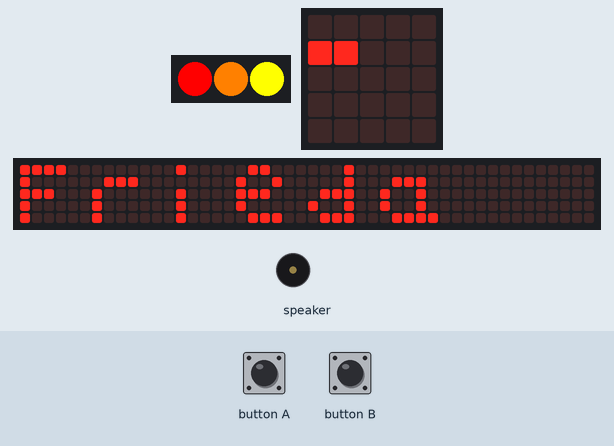
This program was run on a simulated Calliope mini (MakeCode). On the bench: 3 RGB LEDs in strip order, left to right, the board's 5×5 LED display, a strip that is not on the board, showing the scrolling text unrolled, buzzer (waves = sounding). Inputs (shaded band) come from the test bench. The 48×5 strip is a reading aid, not a part: it shows the text the display is scrolling, unrolled, one strip-width of it at a time.

Above: at 1.7 s.
1.8 s: button A pressed for 0.15 s
2.5 s: button B pressed for 0.15 s
At 3.05 s:
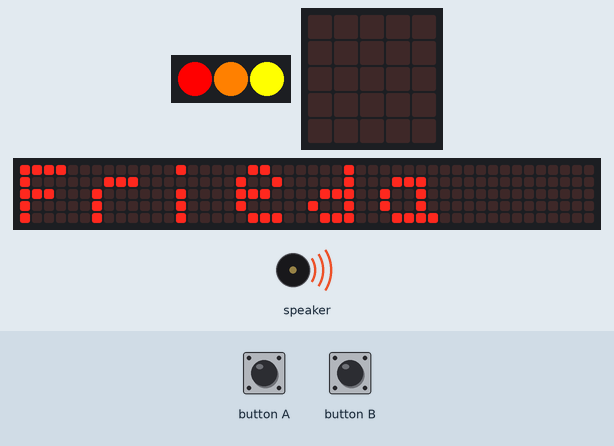
3.2 s: button B pressed for 0.15 s
At 4.8 s:
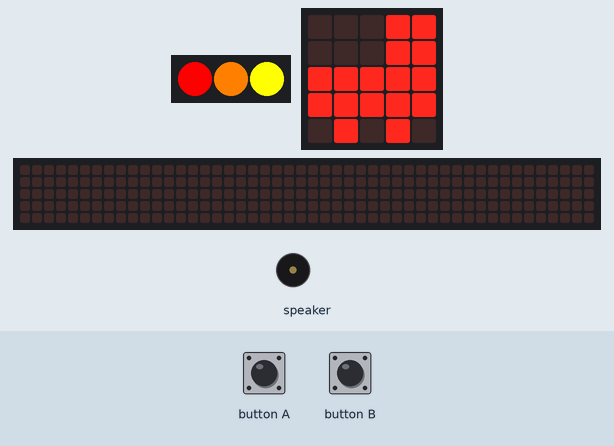
6.3 s: button A pressed 5 times (0.12 s each, 0.3 s apart)
At 7.92 s:
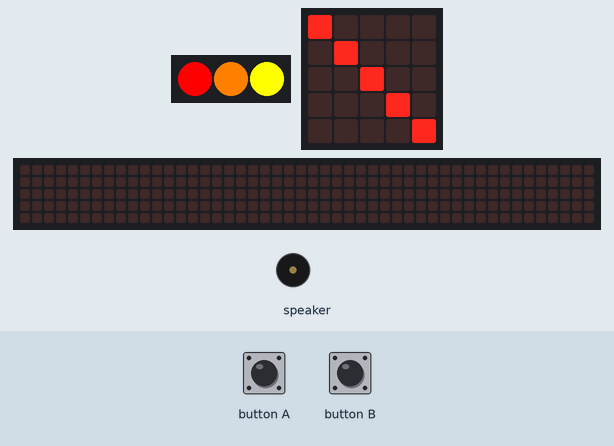
10.8 s: button B pressed for 0.15 s
At 19.3 s:
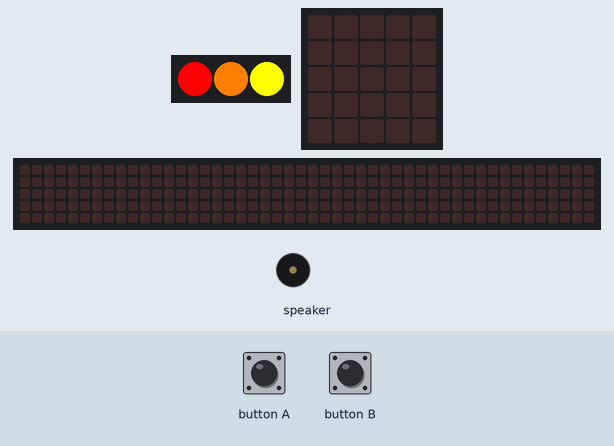
Timing chart, 0 to 21.5 s (numbered marks = the images above; inputs shaded):
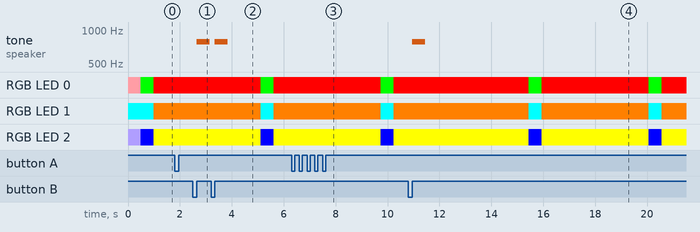

The program:

main.ts
```typescript
input.onButtonEvent(Button.A, input.buttonEventClick(), function () {
    basic.showLeds(`
        # . . . .
        . # . . .
        . . # . .
        . . . # .
        . . . . #
        `)
    images.iconImage(IconNames.Rollerskate).showImage(0)
})
input.onButtonEvent(Button.B, input.buttonEventClick(), function () {
    music.playTone(784, music.beat(BeatFraction.Whole))
})
basic.setLedColors(0xff9da5, 0x00ffff, 0xb09eff)
basic.pause(500)
basic.forever(function () {
    basic.setLedColors(0x00ff00, 0x00ffff, 0x0000ff)
    basic.pause(500)
    basic.setLedColors(0xff0000, 0xff8000, 0xffff00)
    basic.showString("Frieda", 50)
    basic.pause(2000)
})
```

test.ts
```typescript
// Hier kann man Tests durchführen; diese Datei wird nicht kompiliert, wenn dieses Paket als Erweiterung verwendet wird.
```

Measured:
- after the input at 2.5 s, tone on speaker: silent → 784 Hz after 0.15 s, → silent 0.50 s later
- after the input at 3.2 s, tone on speaker: silent → 784 Hz after 0.15 s, → silent 0.50 s later
- after the input at 6.3 s, the display: first differs from a run without the input after 1.4 s (image 3)
- after the input at 10.8 s, tone on speaker: silent → 784 Hz after 0.15 s, → silent 0.50 s later; the display: first differs from a run without the input after 0.52 s (image 4 shows a later state)
- what the display in image 2 shows lasts 1.6 s, from 3.5 s to 5.1 s
- what the display in image 3 shows lasts 0.4 s, from 7.7 s to 8.1 s
